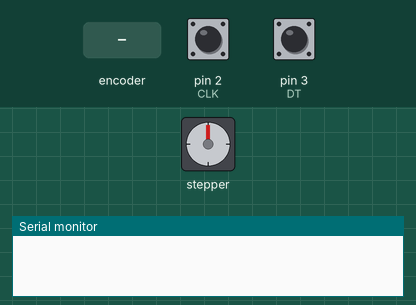
This sketch was run on a simulated Arduino Uno, built with avr-gcc and run on an emulated ATmega328P. Parts: stepper motor, the last lines printed to the serial monitor. Wiring (inferred from the names in the program): stepper motor driver (200 steps per turn assumed): step pin 5; direction pin 4. Inputs (shaded band) come from the test bench; at power-on: pin 2 (CLK) HIGH, pin 3 (DT) HIGH.

Above: at 1.2 s.
1.3 s: rotary encoder on pin 2 (CLK) / pin 3 (DT) turned 2 steps (second pin leading)
At 2.7 s:
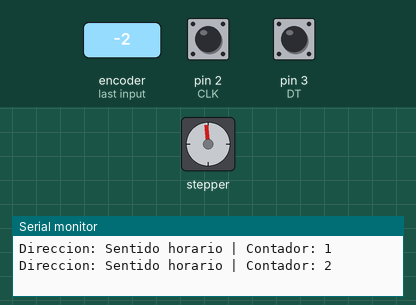
3.2 s: rotary encoder on pin 2 (CLK) / pin 3 (DT) turned 1 step (first pin leading)
At 4.3 s:
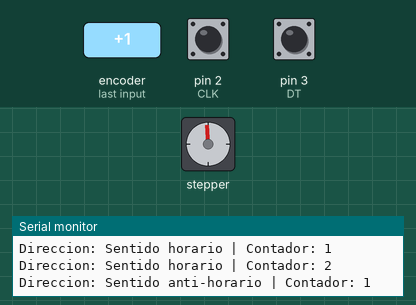
Timing chart, 0 to 6.2 s (numbered marks = the images above; inputs shaded):
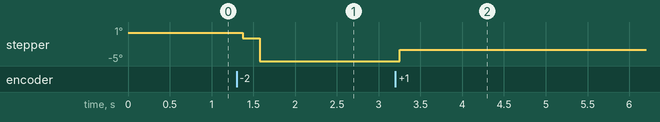

Measured:
- after the input at 1.3 s, stepper: goes -1° 0.20 s, then -5°, starting after 0.08 s

The sketch:

EncoderVersion4.0.ino
```cpp
// Rotary Encoder Inputs
#define CLK 2
#define DT 3
#define dirPin 4
#define stepPin 5


int counter = 0;
int currentStateCLK;
int lastStateCLK;
String currentDir ="";
unsigned long lastButtonPress = 0;

void setup() {
  pinMode(CLK,INPUT);
  pinMode(DT,INPUT);
  pinMode(dirPin, OUTPUT);
  pinMode(stepPin, OUTPUT);

  // Setup Serial Monitor
  Serial.begin(9600);

  // Lee el estado incial
  lastStateCLK = digitalRead(CLK);
}

void loop() {

  // Lee el estado actual
  currentStateCLK = digitalRead(CLK);
  // Si el estado actual es diferente, ocurrio un pulso
  // Reacciona con un estado para evitar un doble contador
  if (currentStateCLK != lastStateCLK  && currentStateCLK == 1){

    // Girando en sentido contra las agujas del reloj
    if (digitalRead(DT) != currentStateCLK) {
      counter --;
      currentDir ="Sentido anti-horario";
     digitalWrite(dirPin, HIGH);
    for(int i=0; i<counter; i++){
    digitalWrite(stepPin, HIGH);
    delayMicroseconds(500);
    digitalWrite(stepPin, LOW);
    delayMicroseconds(500);
   }
  }
    else {
      // Girando en sentido del reloj
      counter ++;
      currentDir ="Sentido horario";
        digitalWrite(dirPin, LOW);
    for(int i=0; i<counter; i++){
    digitalWrite(stepPin, HIGH);
    delayMicroseconds(500);
    digitalWrite(stepPin, LOW);
    delayMicroseconds(500);
    }
   }

    Serial.print("Direccion: ");
    Serial.print(currentDir);
    Serial.print(" | Contador: ");
    Serial.println(counter);
  }


  // Se guarda el ultimo estado
  lastStateCLK = currentStateCLK;

       if (Serial.available() > 0) //if serial is aviable write what i receive in the variable targetpos
                  {
                  counter = Serial.parseInt();//rateo encoder puls/mm

                  }
}
```
